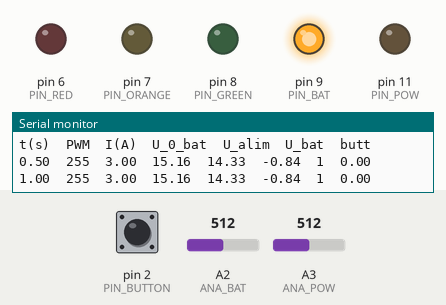
Simulated run of this sketch. Board: Arduino Uno, built with avr-gcc and run on an emulated ATmega328P. Parts: output pins drawn as LEDs (lit = HIGH), the last lines printed to the serial monitor. Dashed ring = blinking. The test bench sets the inputs (shaded band); at power-on: A3 (ANA_POW) = 512, pin 2 (PIN_BUTTON) HIGH, A2 (ANA_BAT) = 512.

Above: at 1.2 s.
1.3 s: A3 (ANA_POW) set to 774
4.4 s: A3 (ANA_POW) set to 793
At 5.9 s:
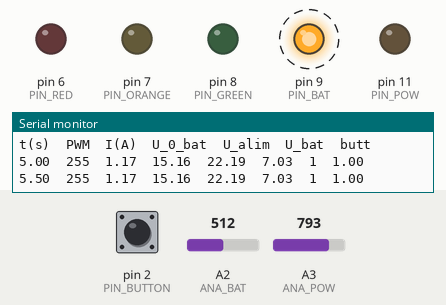
7.5 s: pin 2 (PIN_BUTTON) pulled LOW for 0.15 s
At 8.6 s:
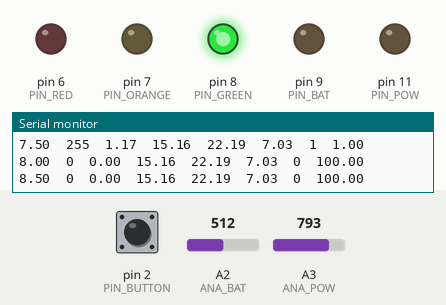
9.1 s: pin 2 (PIN_BUTTON) pulled LOW for 3.2 s
At 12.8 s:
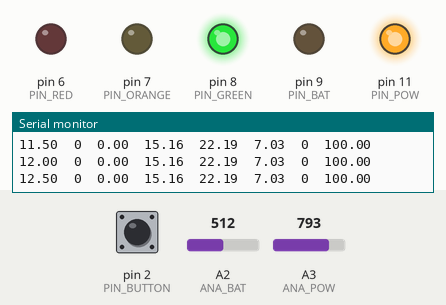
13.8 s: A2 (ANA_BAT) set to 531
At 15.2 s:
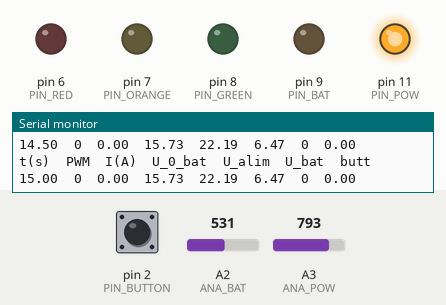
15.5 s: pin 2 (PIN_BUTTON) pulled LOW for 1 s
At 16.75 s:
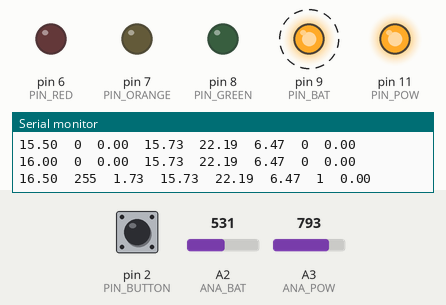
Timing chart, 0 to 20.5 s (numbered marks = the images above; inputs shaded):
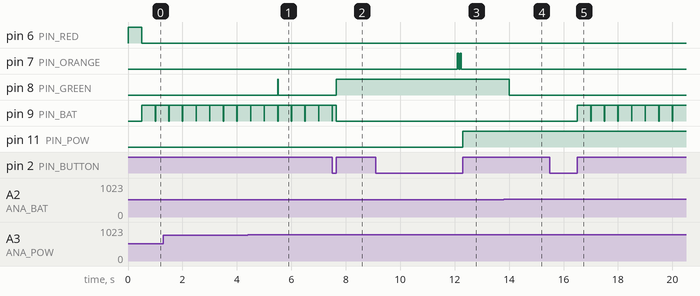

The sketch:

pow_mar20a.ino
```cpp
// ================================= Pins ====================================
#define PIN_DEAD 10 // oups! this one got burned
#define PIN_BAT 9
#define PIN_POW 11
#define PIN_RED 6
#define PIN_ORANGE 7
#define PIN_GREEN 8
#define PIN_BUTTON 2
#define ANA_BAT 2
#define ANA_POW 3
// ================ Index com user : int read_state_button() ===================
#define IDX_AKNO  1
#define IDX_ERROR -1
#define IDX_DONE  0
#define IDX_POW   2
#define IDX_BATT  3
#define TIME_LONG 3000 // 3sec press : security for main power switch
#define TIME_DEBOUNCE 50 // 50 ms mini
long t_begin_button = 0;
bool state_button_old = false;
bool user_pow = false;
bool user_batt= true;
bool user_akno = false;
long t0_akno = 0;
long t0_blink = 0;
#define AKNO_PERIODE 100
#define BLINK_PERIODE 200

int read_state_button()
{
  long t = millis();
  int status_index= -1;

  bool state_button = not digitalRead(PIN_BUTTON);
  if( state_button )
  { // begin timer or continue timer
    if ( not state_button_old )
    {
      state_button_old = state_button;
      t_begin_button = t;
    }
    else if ( t - t_begin_button >= TIME_LONG )
    {
      status_index = IDX_AKNO;
    }
  }
  else
  {
    if ( state_button_old) // button released
    {
      if (t - t_begin_button <= TIME_DEBOUNCE) // too short, ignore
      {
        status_index= -1;
      }
      else if (t - t_begin_button >= TIME_LONG) // long press
      {
        status_index = IDX_POW;
      }
      else
      {
        status_index = IDX_BATT;
      }
    }
  }
  state_button_old = state_button;
  return status_index;
}

void aknoledge( bool do_akno )
{
  if ( not do_akno )
  {
    digitalWrite(PIN_ORANGE, LOW);
    t0_akno = millis();
  }
  else
  {
    if ( ((millis() - t0_akno) % (AKNO_PERIODE)) < (AKNO_PERIODE / 2)) // first half period
    {
      digitalWrite(PIN_ORANGE, HIGH);
    }
    else {digitalWrite(PIN_ORANGE, LOW);} // second half period
  }
}

void blink_batt( double rate_procentual )
{
  if ( rate_procentual <= 0.0 )
  {
    digitalWrite(PIN_GREEN, LOW);
    t0_blink = millis();
  }
  else if ( rate_procentual >= 100.0 )
  {
    digitalWrite(PIN_GREEN, HIGH);
    t0_blink = millis();
  }
  else
  {
    if ( ((millis() - t0_blink) % (BLINK_PERIODE)) < (BLINK_PERIODE * rate_procentual / 100.0)) // first half period
    {
      digitalWrite(PIN_GREEN, HIGH);
    }
    else {digitalWrite(PIN_GREEN, LOW);} // second half period
  }
}

// ================================= Param ==================================
double gain_mesure_bat = 0.029617;
double gain_mesure_pow = 0.027986;

// 4.2 Volt for each cell. A bit less won't kill anybody
//                         A bit more in the other hand...
double U_Max = 4.10 * 2.0;  // Volts
double U_Min = 7.0;         // Volts, requiered to power the Pi
double I_Max = 3.0;         // Amperes
String title ="t(s)\tPWM\tI(A)\tU_0_bat\tU_alim\tU_bat\tbutt";

// ================================= Vars ===================================
#define T_LOOP_DRAW_TITLE 5000
long t_old_draw_title = 0;
#define T_LOOP_DRAW 500
long t_old_draw = 0;
double U_zero_bat = 0.0;
double U_power = 0.0;
double U_bat = 0.0;
double I = 0.0;

double U_inversion = 1.1; // Voltage lost when batterie used as power source

bool alim_on = false;
bool accu_on = false;
double procent_batt = 0.0;

// ================================= Setup ===================================
void setup()
{
  pinMode(PIN_DEAD, INPUT);
  digitalWrite(PIN_DEAD,HIGH);
  pinMode(PIN_RED, OUTPUT);
  pinMode(PIN_ORANGE, OUTPUT);
  pinMode(PIN_GREEN, OUTPUT);
  pinMode(PIN_POW, OUTPUT);
  pinMode(PIN_BAT, OUTPUT);

  pinMode(PIN_BUTTON, INPUT);
  digitalWrite(PIN_BUTTON, HIGH);

  Serial.begin(115200);
  Serial.println(title);
}
// ================================= Loop ===================================
void loop()
{

  // ======== Com User ============
  int idx_user_state_button = read_state_button();
  if (idx_user_state_button == IDX_POW){user_pow = not user_pow;}
  else if (idx_user_state_button == IDX_BATT){user_batt = not user_batt;}

  // ===== Trivial cases ====
  if ( not user_batt){digitalWrite(PIN_BAT, LOW);}
  if ( not user_pow ){digitalWrite(PIN_POW, LOW);}

  // ==== Get tension values ===
  long t = millis();
  if ( t - t_old_draw >= T_LOOP_DRAW)
  {
    if (user_batt)
    {
      digitalWrite(PIN_BAT, LOW); // pwm off to get batterie's tension
      delay(10);
    }
    if ( t - t_old_draw_title >= T_LOOP_DRAW_TITLE)
    {
      Serial.println(title);
      t_old_draw_title = t;
    }
    // get tension Values
    U_zero_bat = gain_mesure_bat*analogRead(ANA_BAT);
    U_power = gain_mesure_pow*analogRead(ANA_POW);
    U_bat = U_power - U_zero_bat;

    // ===== Detect alim issues =====
    if (U_power - U_bat < 0.1 and U_zero_bat >= 0.1) // no reliable external power source connected
    {
      user_batt = false;
      alim_on = false;
      U_bat += U_inversion;
      U_power= U_bat;
    }
    else {alim_on = true;}

    if (U_power < U_Min) // not enought tension to power the Pi
    {
      user_pow = false;
      alim_on = false;
    }
    else
    {
      alim_on = true;
    }


    // Calculate charge intensity => PWM value if needed
    I = 0.0;
    int i = 0;
    if (user_batt)
    {
      I = max(0.0, min((U_Max - U_bat) * 1.0, I_Max));
      i =255;// min(max(0, int(I*180.0)), 255); //156

      analogWrite(PIN_BAT, i);
    }


    Serial.print(double(millis()/100)/10.0);
    Serial.print("\t");
    Serial.print(i);
    Serial.print("\t");
    Serial.print(I);
    Serial.print("\t");
    Serial.print(U_zero_bat);
    Serial.print("\t");
    Serial.print(U_power);
    Serial.print("\t");
    Serial.print(U_bat);
    Serial.print("\t");
    Serial.print(user_batt);
    Serial.print("\t");
    Serial.println(procent_batt);
    t_old_draw = t;
  } // End draw


  if (alim_on and user_pow){digitalWrite(PIN_POW, HIGH);}


  if (alim_on)
  {
    digitalWrite(PIN_RED, LOW);
  }
  else
  {
    digitalWrite(PIN_RED, HIGH);
  }
  if (not user_batt)
  {
    if (U_bat >= U_Min)
    {
      procent_batt = 100.0;
    }
    else
    {
      procent_batt = 0.0;
    }
  }
  else
  {

    procent_batt = map(100.0*U_bat, 100.0*U_Min, 100.0*U_Max, 0.0, 100.0);
    procent_batt = min(max(procent_batt, 0.0), 100.0);
  }

  blink_batt(procent_batt);
  //digitalWrite(PIN_ORANGE, user_pow);           //Orange shows power statut or akno
  aknoledge(IDX_AKNO == idx_user_state_button);


}
```

Measured:
- the behaviour switches between 792 and 793 on A3 (ANA_POW) (found by bisection; images 0 and 1)
- the behaviour switches between 512 and 513 on A2 (ANA_BAT) (found by bisection; images 3 and 4)
- after the input at 4.4 s, pin 8 (PIN_GREEN): LOW → HIGH after 1.1 s, → LOW 0.01 s later
- after the input at 7.5 s, pin 8 (PIN_GREEN): LOW → HIGH after 0.15 s
- after the input at 9.1 s, pin 7 (PIN_ORANGE): alternates HIGH for 0.05 s and LOW for 0.05 s, 4 changes in all, then stays LOW, starting after 3.0 s; pin 11 (PIN_POW): LOW → HIGH after 3.2 s
- after the input at 13.8 s, pin 8 (PIN_GREEN): HIGH → LOW after 0.20 s
- after the input at 15.5 s, pin 9 (PIN_BAT): alternates HIGH for 0.49 s and LOW for 0.01 s, starting after 1.0 s
- by itself, pin 9 (PIN_BAT): alternates HIGH for 0.49 s and LOW for 0.01 s
